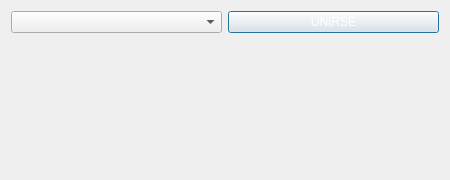
<?xml version="1.0" encoding="UTF-8"?>
<ui version="4.0">
 <class>JoinPopUp</class>
 <widget class="QDialog" name="JoinPopUp">
  <property name="geometry">
   <rect>
    <x>0</x>
    <y>0</y>
    <width>450</width>
    <height>180</height>
   </rect>
  </property>
  <property name="windowTitle">
   <string>Dialog</string>
  </property>
  <property name="styleSheet">
   <string notr="true">background-image: url(:lobby_background.jpg);</string>
  </property>
  <layout class="QVBoxLayout" name="verticalLayout">
   <item>
    <layout class="QHBoxLayout" name="horizontalLayout">
     <item>
      <widget class="QComboBox" name="games"/>
     </item>
     <item>
      <widget class="QPushButton" name="joinButton">
       <property name="styleSheet">
        <string notr="true">color: rgb(255, 255, 255);</string>
       </property>
       <property name="text">
        <string>UNIRSE</string>
       </property>
      </widget>
     </item>
    </layout>
   </item>
   <item>
    <widget class="QLabel" name="labelConfirm">
     <property name="enabled">
      <bool>false</bool>
     </property>
     <property name="styleSheet">
      <string notr="true">color: rgb(255, 255, 255);</string>
     </property>
     <property name="text">
      <string/>
     </property>
    </widget>
   </item>
  </layout>
 </widget>
 <resources/>
 <connections/>
</ui>
